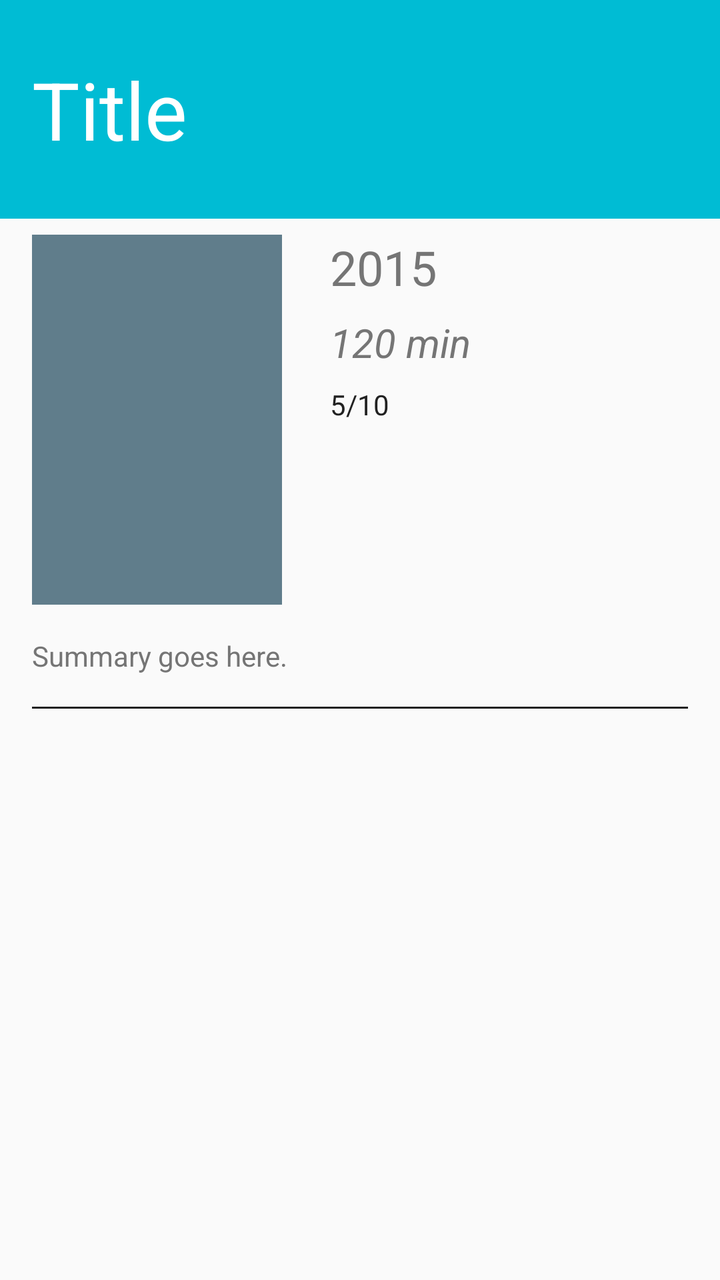
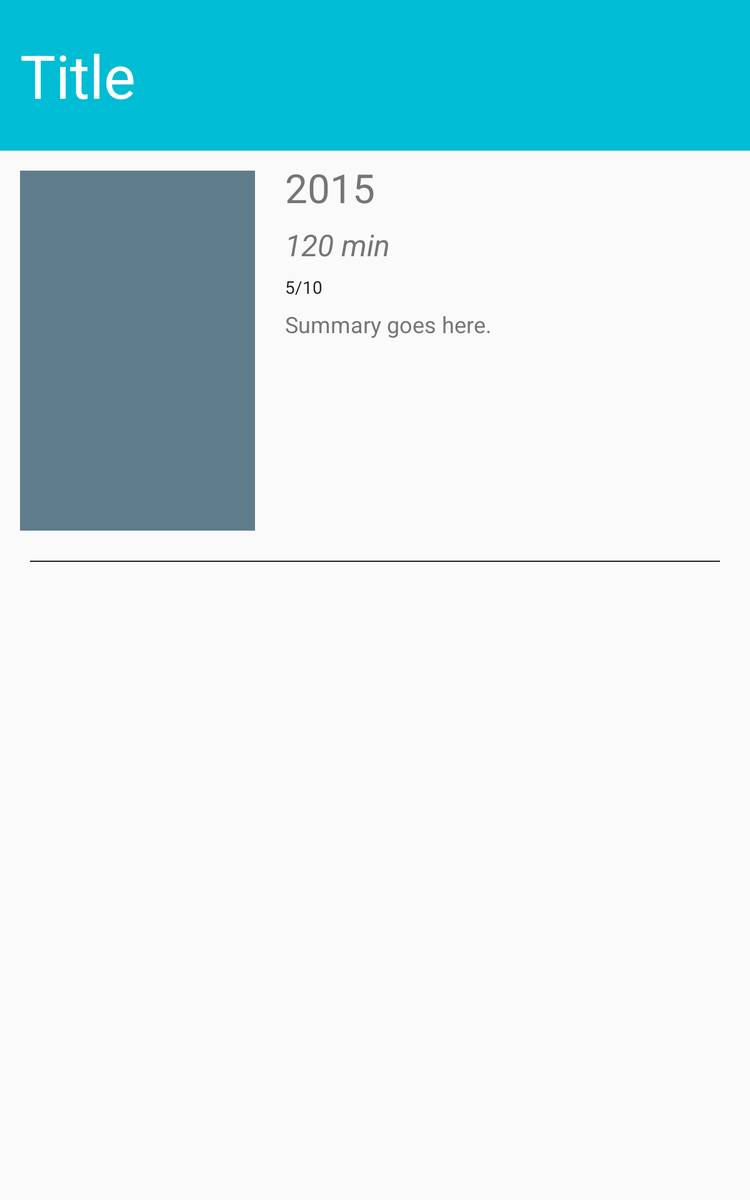

One screen, two layout resources from the same app: the default and the repository's alternative for another configuration. Each is rendered where Android would select it; the XML of both is given below.
<!-- AndroidManifest.xml: application theme AppTheme -->
<!-- res/layout/movie_info.xml -->
<?xml version="1.0" encoding="utf-8"?>
<layout xmlns:android="http://schemas.android.com/apk/res/android"
    xmlns:app="http://schemas.android.com/apk/res-auto"
    xmlns:tools="http://schemas.android.com/tools">

    <android.support.constraint.ConstraintLayout
        android:layout_width="match_parent"
        android:layout_height="match_parent">

        <TextView
            android:id="@+id/detail_title_tv"
            android:layout_width="0dp"
            android:layout_height="wrap_content"
            android:background="@color/colorAccent"
            android:fontFamily="sans-serif"
            android:paddingBottom="@dimen/title_padding"
            android:paddingLeft="@dimen/horizontal_margin"
            android:paddingStart="@dimen/horizontal_margin"
            android:paddingRight="@dimen/horizontal_margin"
            android:paddingEnd="@dimen/horizontal_margin"
            android:paddingTop="@dimen/title_padding"
            android:textColor="@android:color/white"
            android:textSize="40sp"
            app:layout_constraintLeft_toLeftOf="parent"
            app:layout_constraintRight_toRightOf="parent"
            app:layout_constraintTop_toTopOf="parent"
            tools:text="Title" />

        <ImageView
            android:id="@+id/detail_imageview"
            android:layout_width="@dimen/detail_poster_width"
            android:layout_height="@dimen/detail_poster_height"
            android:layout_below="@id/detail_title_tv"
            android:layout_marginTop="@dimen/detail_poster_margin"
            android:background="@color/colorPrimary"
            android:src="@drawable/ic_photo_white_48dp"
            app:layout_constraintLeft_toLeftOf="parent"
            app:layout_constraintTop_toBottomOf="@+id/detail_title_tv"
            android:layout_marginLeft="@dimen/horizontal_margin"
            android:layout_marginStart="@dimen/horizontal_margin"/>

        <TextView
            android:id="@+id/detail_release_date_tv"
            android:layout_width="wrap_content"
            android:layout_height="wrap_content"
            android:layout_marginLeft="@dimen/release_date_horizontal_margin"
            android:layout_marginStart="@dimen/release_date_horizontal_margin"
            android:layout_marginTop="@dimen/top_margin"
            android:textColor="@color/secondary_text"
            android:textSize="24sp"
            app:layout_constraintLeft_toRightOf="@+id/detail_imageview"
            app:layout_constraintTop_toBottomOf="@+id/detail_title_tv"
            tools:text="2015" />


        <TextView
            android:id="@+id/detail_duration_tv"
            android:layout_width="wrap_content"
            android:layout_height="wrap_content"
            android:layout_marginTop="@dimen/top_margin"
            android:textColor="@color/secondary_text"
            android:textSize="20sp"
            android:textStyle="italic"
            app:layout_constraintLeft_toLeftOf="@+id/detail_release_date_tv"
            app:layout_constraintTop_toBottomOf="@+id/detail_release_date_tv"
            tools:text="120 min" />

        <TextView
            android:id="@+id/detail_rating_tv"
            android:layout_width="wrap_content"
            android:layout_height="wrap_content"
            android:layout_below="@id/detail_title_tv"
            android:layout_marginTop="@dimen/top_margin"
            android:textColor="@color/primary_text"
            app:layout_constraintLeft_toLeftOf="@+id/detail_duration_tv"
            app:layout_constraintTop_toBottomOf="@+id/detail_duration_tv"
            tools:text="5/10" />

        <TextView
            android:id="@+id/detail_synopsis_tv"
            android:layout_width="0dp"
            android:layout_height="wrap_content"
            android:layout_marginEnd="@dimen/horizontal_margin"
            android:layout_marginRight="@dimen/horizontal_margin"
            android:layout_marginTop="@dimen/new_grouping_top_margin"
            android:textColor="@color/secondary_text"
            app:layout_constraintHorizontal_bias="0.0"
            app:layout_constraintLeft_toLeftOf="@+id/detail_imageview"
            app:layout_constraintRight_toRightOf="parent"
            app:layout_constraintTop_toBottomOf="@+id/detail_imageview"
            tools:text="Summary goes here." />

        <android.support.design.widget.FloatingActionButton
            android:id="@+id/favorite_button"
            android:src="@drawable/ic_favorite_border_white_48dp"
            android:layout_width="48dp"
            android:layout_height="48dp"
            app:backgroundTint="@color/fab_favorite"
            app:borderWidth="0dp"
            android:padding="@dimen/fab_padding"
            android:layout_marginTop="@dimen/horizontal_margin"
            app:layout_constraintTop_toBottomOf="@+id/detail_title_tv"
            app:layout_constraintBottom_toTopOf="@+id/detail_release_date_tv"
            android:layout_marginRight="@dimen/fab_margin"
            app:layout_constraintRight_toRightOf="parent"
            android:layout_marginLeft="@dimen/fab_margin"
            app:layout_constraintLeft_toLeftOf="parent"
            app:layout_constraintHorizontal_bias="0.884"
            app:layout_constraintVertical_bias="0.708"
            android:onClick="toggleFavorite"
            android:layout_marginStart="@dimen/fab_margin"
            android:layout_marginEnd="@dimen/fab_margin" />

        <View
            android:id="@+id/divider"
            android:layout_width="0dp"
            android:layout_height="1dp"
            android:layout_margin="@dimen/parent_margin"
            android:background="@color/divider"
            app:layout_constraintLeft_toLeftOf="parent"
            app:layout_constraintRight_toRightOf="parent"
            app:layout_constraintTop_toBottomOf="@+id/detail_synopsis_tv" />

    </android.support.constraint.ConstraintLayout>

</layout>
<!-- resources referenced by this layout -->
<resources>
  <color name="colorAccent">#00BCD4</color>
  <color name="colorPrimary">#607D8B</color>
  <color name="divider">#212121</color>
  <color name="primary_text">#212121</color>
  <color name="secondary_text">#757575</color>
  <dimen name="detail_poster_height">185dp</dimen>
  <dimen name="detail_poster_margin">8dp</dimen>
  <dimen name="detail_poster_width">125dp</dimen>
  <dimen name="fab_margin">8dp</dimen>
  <dimen name="fab_padding">4dp</dimen>
  <dimen name="horizontal_margin">16dp</dimen>
  <dimen name="new_grouping_top_margin">16dp</dimen>
  <dimen name="parent_margin">16dp</dimen>
  <dimen name="release_date_horizontal_margin">24dp</dimen>
  <dimen name="title_padding">28dp</dimen>
  <dimen name="top_margin">8dp</dimen>
  <style name="AppTheme" parent="Theme.AppCompat.Light.DarkActionBar">
          
          <item name="colorPrimary">@color/colorPrimary</item>
          <item name="colorPrimaryDark">@color/colorPrimaryDark</item>
          <item name="colorAccent">@color/colorAccent</item>
      </style>
  <color name="colorPrimaryDark">#455A64</color>
</resources>
<!-- res/layout-sw600dp/movie_info.xml (the repository's variant of the layout above) -->
<!-- drawn on a 7-inch tablet held upright -->
<?xml version="1.0" encoding="utf-8"?>
<layout xmlns:android="http://schemas.android.com/apk/res/android"
    xmlns:app="http://schemas.android.com/apk/res-auto"
    xmlns:tools="http://schemas.android.com/tools">

    <android.support.constraint.ConstraintLayout
        android:layout_width="match_parent"
        android:layout_height="match_parent">

        <TextView
            android:id="@+id/detail_title_tv"
            android:layout_width="0dp"
            android:layout_height="wrap_content"
            android:background="@color/colorAccent"
            android:fontFamily="sans-serif"
            android:paddingBottom="@dimen/title_padding"
            android:paddingEnd="@dimen/horizontal_margin"
            android:paddingLeft="@dimen/horizontal_margin"
            android:paddingRight="@dimen/horizontal_margin"
            android:paddingStart="@dimen/horizontal_margin"
            android:paddingTop="@dimen/title_padding"
            android:textColor="@android:color/white"
            android:textSize="48sp"
            app:layout_constraintLeft_toLeftOf="parent"
            app:layout_constraintRight_toRightOf="parent"
            app:layout_constraintTop_toTopOf="parent"
            tools:text="Title" />

        <ImageView
            android:id="@+id/detail_imageview"
            android:layout_width="@dimen/detail_poster_width"
            android:layout_height="@dimen/detail_poster_height"
            android:layout_below="@id/detail_title_tv"
            android:layout_marginLeft="@dimen/horizontal_margin"
            android:layout_marginStart="@dimen/horizontal_margin"
            android:layout_marginTop="@dimen/detail_poster_margin"
            android:background="@color/colorPrimary"
            android:src="@drawable/ic_photo_white_48dp"
            app:layout_constraintLeft_toLeftOf="parent"
            app:layout_constraintTop_toBottomOf="@+id/detail_title_tv"/>

        <TextView
            android:id="@+id/detail_release_date_tv"
            android:layout_width="wrap_content"
            android:layout_height="wrap_content"
            android:layout_marginLeft="@dimen/release_date_horizontal_margin"
            android:layout_marginStart="@dimen/release_date_horizontal_margin"
            android:layout_marginTop="@dimen/top_margin"
            android:textColor="@color/secondary_text"
            android:textSize="32sp"
            app:layout_constraintLeft_toRightOf="@+id/detail_imageview"
            app:layout_constraintTop_toBottomOf="@+id/detail_title_tv"
            tools:text="2015" />


        <TextView
            android:id="@+id/detail_duration_tv"
            android:layout_width="wrap_content"
            android:layout_height="wrap_content"
            android:layout_marginTop="@dimen/top_margin"
            android:textColor="@color/secondary_text"
            android:textSize="24sp"
            android:textStyle="italic"
            app:layout_constraintLeft_toLeftOf="@+id/detail_release_date_tv"
            app:layout_constraintTop_toBottomOf="@+id/detail_release_date_tv"
            tools:text="120 min" />

        <TextView
            android:id="@+id/detail_rating_tv"
            android:layout_width="wrap_content"
            android:layout_height="wrap_content"
            android:layout_below="@id/detail_title_tv"
            android:layout_marginTop="@dimen/top_margin"
            android:textColor="@color/primary_text"
            app:layout_constraintLeft_toLeftOf="@+id/detail_duration_tv"
            app:layout_constraintTop_toBottomOf="@+id/detail_duration_tv"
            tools:text="5/10" />

        <TextView
            android:id="@+id/detail_synopsis_tv"
            android:layout_width="0dp"
            android:layout_height="wrap_content"
            android:layout_marginEnd="@dimen/horizontal_margin"
            android:layout_marginLeft="0dp"
            android:layout_marginRight="@dimen/horizontal_margin"
            android:layout_marginTop="@dimen/top_margin"
            android:textColor="@color/secondary_text"
            android:textSize="@dimen/base_text"
            app:layout_constraintLeft_toLeftOf="@+id/detail_rating_tv"
            app:layout_constraintRight_toRightOf="parent"
            app:layout_constraintTop_toBottomOf="@+id/detail_rating_tv"
            tools:text="Summary goes here." />

        <android.support.design.widget.FloatingActionButton
            android:id="@+id/favorite_button"
            android:layout_width="48dp"
            android:layout_height="48dp"
            android:layout_marginEnd="@dimen/fab_margin"
            android:layout_marginLeft="@dimen/fab_margin"
            android:layout_marginRight="@dimen/fab_margin"
            android:layout_marginStart="@dimen/fab_margin"
            android:layout_marginTop="@dimen/horizontal_margin"
            android:onClick="toggleFavorite"
            android:padding="@dimen/fab_padding"
            android:src="@drawable/ic_favorite_border_white_48dp"
            app:backgroundTint="@color/fab_favorite"
            app:borderWidth="0dp"
            app:layout_constraintBottom_toTopOf="@+id/detail_release_date_tv"
            app:layout_constraintHorizontal_bias="0.884"
            app:layout_constraintLeft_toLeftOf="parent"
            app:layout_constraintRight_toRightOf="parent"
            app:layout_constraintTop_toBottomOf="@+id/detail_title_tv"
            app:layout_constraintVertical_bias="0.708" />

        <View
            android:id="@+id/divider"
            android:layout_width="0dp"
            android:layout_height="1dp"
            android:layout_margin="@dimen/parent_margin"
            android:layout_marginTop="0dp"
            android:background="@color/divider"
            app:layout_constraintLeft_toLeftOf="parent"
            app:layout_constraintRight_toRightOf="parent"
            app:layout_constraintTop_toBottomOf="@+id/detail_imageview" />

    </android.support.constraint.ConstraintLayout>

</layout>
<!-- resources referenced by the variant -->
<!-- as a 7-inch tablet held upright resolves them -->
<resources>
  <color name="colorAccent">#00BCD4</color>
  <color name="colorPrimary">#607D8B</color>
  <color name="divider">#212121</color>
  <color name="primary_text">#212121</color>
  <color name="secondary_text">#757575</color>
  <!-- from res/values-sw600dp/ -->
  <dimen name="base_text">18sp</dimen>
  <!-- from res/values-sw600dp/ -->
  <dimen name="detail_poster_height">288dp</dimen>
  <!-- from res/values-sw600dp/ -->
  <dimen name="detail_poster_margin">16dp</dimen>
  <!-- from res/values-sw600dp/ -->
  <dimen name="detail_poster_width">188dp</dimen>
  <!-- from res/values-sw600dp/ -->
  <dimen name="fab_margin">8dp</dimen>
  <!-- from res/values-sw600dp/ -->
  <dimen name="fab_padding">4dp</dimen>
  <!-- from res/values-sw600dp/ -->
  <dimen name="horizontal_margin">16dp</dimen>
  <!-- from res/values-sw600dp/ -->
  <dimen name="parent_margin">24dp</dimen>
  <!-- from res/values-sw600dp/ -->
  <dimen name="release_date_horizontal_margin">24dp</dimen>
  <!-- from res/values-sw600dp/ -->
  <dimen name="title_padding">28dp</dimen>
  <!-- from res/values-sw600dp/ -->
  <dimen name="top_margin">8dp</dimen>
  <style name="AppTheme" parent="Theme.AppCompat.Light.DarkActionBar">
          
          <item name="colorPrimary">@color/colorPrimary</item>
          <item name="colorPrimaryDark">@color/colorPrimaryDark</item>
          <item name="colorAccent">@color/colorAccent</item>
      </style>
  <color name="colorPrimaryDark">#455A64</color>
</resources>
